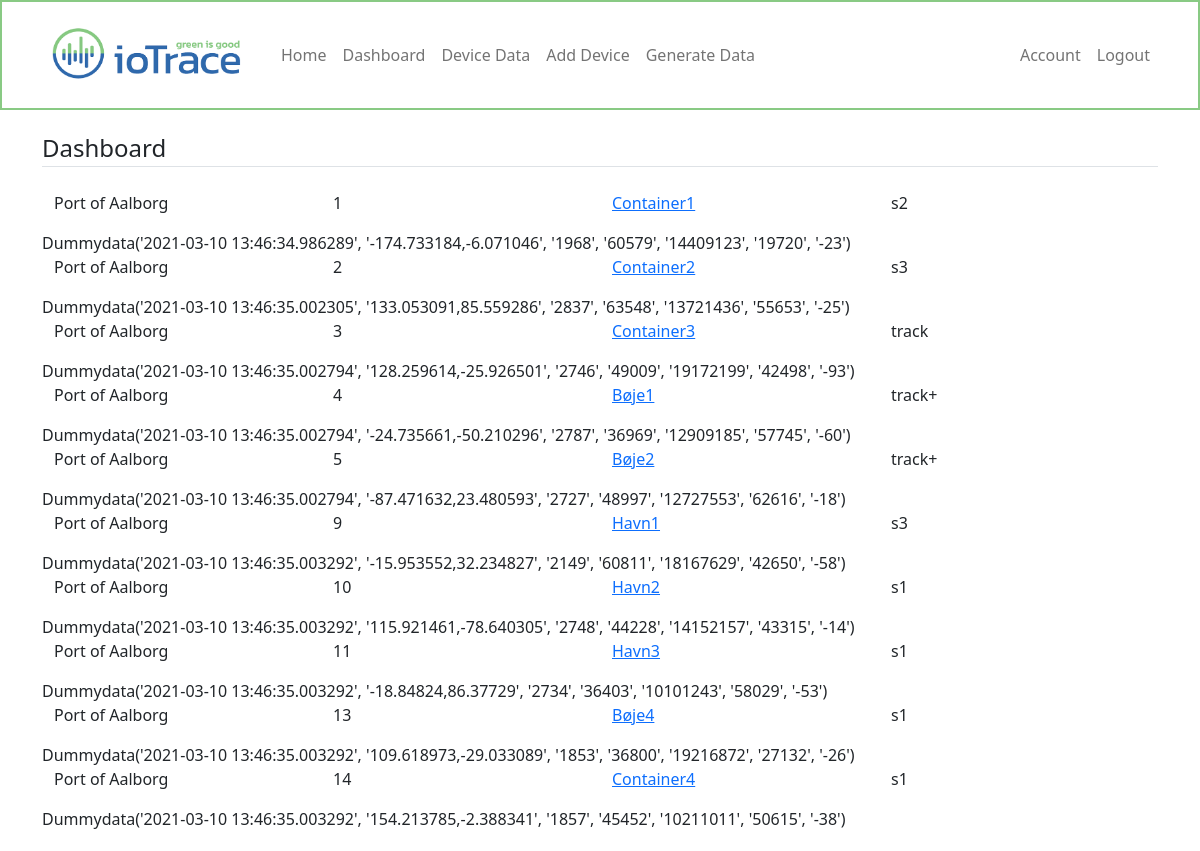
The page /dashboard (signed in) on the database its author committed.
### iotrace/models.py (models this page shows, shortened)
class Device(db.Model):
    id = db.Column(db.Integer, primary_key=True)
    devicename = db.Column(db.String(100), nullable=False)
    devicetype = db.Column(db.String(100), nullable=False)
    user_id = db.Column(db.Integer, db.ForeignKey('user.id'), nullable=False)
    datadumps = db.relationship('Dummydata', cascade='all, delete-orphan', backref='devicedata', lazy=True)

class User(db.Model, UserMixin):
    id = db.Column(db.Integer, primary_key=True)
    username = db.Column(db.String(20), unique=True, nullable=False)
    email = db.Column(db.String(120), unique=True, nullable=False)
    image_file = db.Column(db.String(20), nullable=False, default='default.jpg')
    password = db.Column(db.String(60), nullable=False)
    devices = db.relationship('Device', backref='owner', lazy=True)

class Dummydata(db.Model):
    id = db.Column(db.Integer, primary_key=True)
    timestamp = db.Column(db.DateTime, nullable=False, default=datetime.utcnow)
    pos = db.Column(db.String(100), nullable=False)
    temp = db.Column(db.Integer, nullable=False)
    humid = db.Column(db.Integer, nullable=False)
    hpa = db.Column(db.Integer, nullable=False)
    volt = db.Column(db.Integer, nullable=False)
    lte_rssi = db.Column(db.Integer, nullable=False)
    device_id = db.Column(db.Integer, db.ForeignKey('device.id'), nullable=False)
    def __repr__(self):
        return f"Dummydata('{self.timestamp}', '{self.pos}', '{self.temp}', '{self.humid}', '{self.hpa}', '{self.volt}', '{self.lte_rssi}')"

### iotrace/devices/routes.py (the view)
@devices.route('/dashboard')
@login_required
def dashboard():
    devices = Device.query.filter_by(user_id=current_user.id)
    data = Dummydata.query.filter_by()
    return render_template('dashboard.html', title='Dashboard', devices=devices, data=data)

### iotrace/models.py (called while the page is built)
@login_manager.user_loader
def load_user(user_id):
    return User.query.get(int(user_id))

### iotrace/templates/dashboard.html
{% extends "layout.html" %}
{% set active_page = "dashboard" %}
{% block content %}
<legend class="border-bottom mb-4">Dashboard</legend>
<div class="container">
    {% for device in devices %}
    <div class="row">
        <div class="col">
            {{device.owner.username}}
        </div>
        <div class="col">
            {{device.id}}
        </div>
        <div class="col">
            <p><a href="{{ url_for('devices.device', device_id=device.id) }}">{{device.devicename}}</a></p>
        </div>
        <div class="col">
            {{device.devicetype}}
        </div>
    </div>
    <div class="row">
        <div class="row">
            {{ device.datadumps[-1]}}
        </div>
    </div>
    {% endfor %}
</div>
{% endblock content %}

### iotrace/static/css/navbar.css (style rules this page uses)
body { padding-bottom: 20px; }

### rows shown on the page
Device: owner.username "Port of Aalborg", id "1", devicename "Container1", devicetype "s2", lte_rssi "Dummydata('2021-03-10 13:46:34.986289', '-174.733184,-6.071046', '1968', '60579', '14409123', '19720', '-23')"
Device: owner.username "Port of Aalborg", id "2", devicename "Container2", devicetype "s3", lte_rssi "Dummydata('2021-03-10 13:46:35.002305', '133.053091,85.559286', '2837', '63548', '13721436', '55653', '-25')"
Device: owner.username "Port of Aalborg", id "3", devicename "Container3", devicetype "track", lte_rssi "Dummydata('2021-03-10 13:46:35.002794', '128.259614,-25.926501', '2746', '49009', '19172199', '42498', '-93')"
Device: owner.username "Port of Aalborg", id "4", devicename "Bøje1", devicetype "track+", lte_rssi "Dummydata('2021-03-10 13:46:35.002794', '-24.735661,-50.210296', '2787', '36969', '12909185', '57745', '-60')"
Device: owner.username "Port of Aalborg", id "5", devicename "Bøje2", devicetype "track+", lte_rssi "Dummydata('2021-03-10 13:46:35.002794', '-87.471632,23.480593', '2727', '48997', '12727553', '62616', '-18')"
Device: owner.username "Port of Aalborg", id "9", devicename "Havn1", devicetype "s3", lte_rssi "Dummydata('2021-03-10 13:46:35.003292', '-15.953552,32.234827', '2149', '60811', '18167629', '42650', '-58')"
Device: owner.username "Port of Aalborg", id "10", devicename "Havn2", devicetype "s1", lte_rssi "Dummydata('2021-03-10 13:46:35.003292', '115.921461,-78.640305', '2748', '44228', '14152157', '43315', '-14')"
Device: owner.username "Port of Aalborg", id "11", devicename "Havn3", devicetype "s1", lte_rssi "Dummydata('2021-03-10 13:46:35.003292', '-18.84824,86.37729', '2734', '36403', '10101243', '58029', '-53')"
Device: owner.username "Port of Aalborg", id "13", devicename "Bøje4", devicetype "s1", lte_rssi "Dummydata('2021-03-10 13:46:35.003292', '109.618973,-29.033089', '1853', '36800', '19216872', '27132', '-26')"
Device: owner.username "Port of Aalborg", id "14", devicename "Container4", devicetype "s1", lte_rssi "Dummydata('2021-03-10 13:46:35.003292', '154.213785,-2.388341', '1857', '45452', '10211011', '50615', '-38')"
